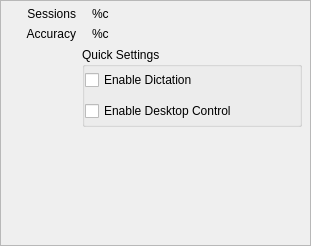
<?xml version="1.0" encoding="UTF-8"?>
<ui version="4.0">
 <class>GeneralSettingsPane</class>
 <widget class="QFrame" name="GeneralSettingsPane">
  <property name="geometry">
   <rect>
    <x>0</x>
    <y>0</y>
    <width>311</width>
    <height>246</height>
   </rect>
  </property>
  <property name="windowTitle">
   <string>Frame</string>
  </property>
  <property name="frameShape">
   <enum>QFrame::StyledPanel</enum>
  </property>
  <property name="frameShadow">
   <enum>QFrame::Raised</enum>
  </property>
  <widget class="QWidget" name="gridLayoutWidget">
   <property name="geometry">
    <rect>
     <x>6</x>
     <y>7</y>
     <width>296</width>
     <height>233</height>
    </rect>
   </property>
   <layout class="QGridLayout" name="gridLayout">
    <item row="0" column="0">
     <widget class="QLabel" name="label">
      <property name="sizePolicy">
       <sizepolicy hsizetype="Fixed" vsizetype="Preferred">
        <horstretch>0</horstretch>
        <verstretch>0</verstretch>
       </sizepolicy>
      </property>
      <property name="minimumSize">
       <size>
        <width>70</width>
        <height>0</height>
       </size>
      </property>
      <property name="maximumSize">
       <size>
        <width>70</width>
        <height>16777215</height>
       </size>
      </property>
      <property name="text">
       <string>Sessions</string>
      </property>
      <property name="alignment">
       <set>Qt::AlignRight|Qt::AlignTrailing|Qt::AlignVCenter</set>
      </property>
     </widget>
    </item>
    <item row="0" column="1">
     <widget class="QLabel" name="lblSessionCount">
      <property name="sizePolicy">
       <sizepolicy hsizetype="Expanding" vsizetype="Minimum">
        <horstretch>0</horstretch>
        <verstretch>0</verstretch>
       </sizepolicy>
      </property>
      <property name="text">
       <string>%c</string>
      </property>
      <property name="indent">
       <number>10</number>
      </property>
     </widget>
    </item>
    <item row="2" column="1">
     <widget class="QGroupBox" name="groupBox">
      <property name="sizePolicy">
       <sizepolicy hsizetype="Preferred" vsizetype="Fixed">
        <horstretch>0</horstretch>
        <verstretch>0</verstretch>
       </sizepolicy>
      </property>
      <property name="minimumSize">
       <size>
        <width>0</width>
        <height>80</height>
       </size>
      </property>
      <property name="maximumSize">
       <size>
        <width>16777215</width>
        <height>80</height>
       </size>
      </property>
      <property name="title">
       <string>Quick Settings</string>
      </property>
      <widget class="QWidget" name="verticalLayoutWidget">
       <property name="geometry">
        <rect>
         <x>3</x>
         <y>18</y>
         <width>196</width>
         <height>61</height>
        </rect>
       </property>
       <layout class="QVBoxLayout" name="verticalLayout">
        <item>
         <widget class="QCheckBox" name="checkBoxEnableDictation">
          <property name="text">
           <string>Enable Dictation</string>
          </property>
         </widget>
        </item>
        <item>
         <widget class="QCheckBox" name="checkBoxEnableDesktopControl">
          <property name="text">
           <string>Enable Desktop Control</string>
          </property>
         </widget>
        </item>
       </layout>
      </widget>
     </widget>
    </item>
    <item row="3" column="0">
     <spacer name="verticalSpacer">
      <property name="orientation">
       <enum>Qt::Vertical</enum>
      </property>
      <property name="sizeType">
       <enum>QSizePolicy::MinimumExpanding</enum>
      </property>
      <property name="sizeHint" stdset="0">
       <size>
        <width>20</width>
        <height>40</height>
       </size>
      </property>
     </spacer>
    </item>
    <item row="1" column="0">
     <widget class="QLabel" name="label_3">
      <property name="sizePolicy">
       <sizepolicy hsizetype="Fixed" vsizetype="Preferred">
        <horstretch>0</horstretch>
        <verstretch>0</verstretch>
       </sizepolicy>
      </property>
      <property name="minimumSize">
       <size>
        <width>70</width>
        <height>0</height>
       </size>
      </property>
      <property name="maximumSize">
       <size>
        <width>70</width>
        <height>16777215</height>
       </size>
      </property>
      <property name="text">
       <string>Accuracy</string>
      </property>
      <property name="alignment">
       <set>Qt::AlignRight|Qt::AlignTrailing|Qt::AlignVCenter</set>
      </property>
     </widget>
    </item>
    <item row="1" column="1">
     <widget class="QLabel" name="lblAccuracyRating">
      <property name="sizePolicy">
       <sizepolicy hsizetype="Expanding" vsizetype="Minimum">
        <horstretch>0</horstretch>
        <verstretch>0</verstretch>
       </sizepolicy>
      </property>
      <property name="text">
       <string>%c</string>
      </property>
      <property name="indent">
       <number>10</number>
      </property>
     </widget>
    </item>
    <item row="2" column="0">
     <spacer name="horizontalSpacer">
      <property name="orientation">
       <enum>Qt::Horizontal</enum>
      </property>
      <property name="sizeType">
       <enum>QSizePolicy::Preferred</enum>
      </property>
      <property name="sizeHint" stdset="0">
       <size>
        <width>30</width>
        <height>20</height>
       </size>
      </property>
     </spacer>
    </item>
   </layout>
  </widget>
 </widget>
 <resources/>
 <connections/>
</ui>
